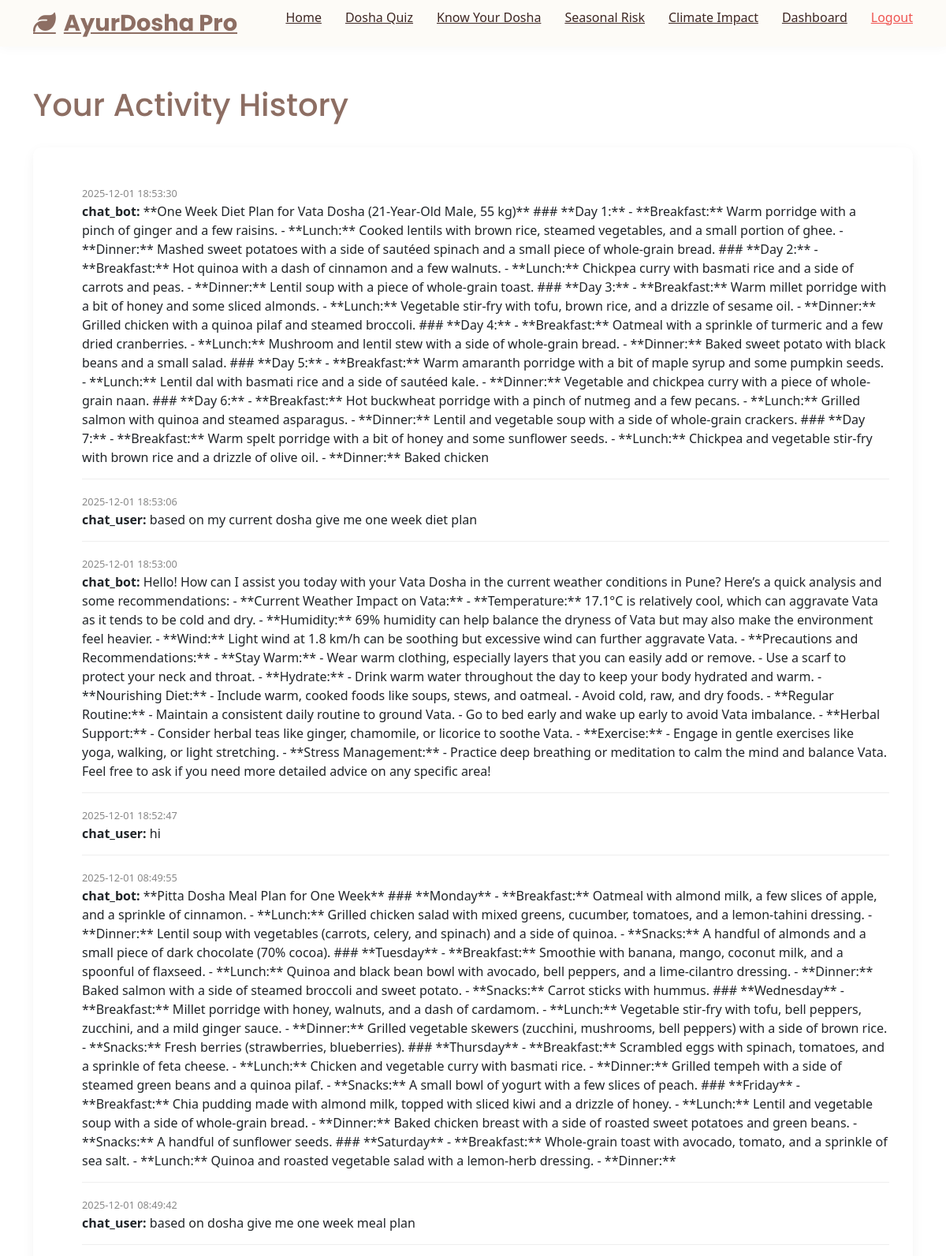
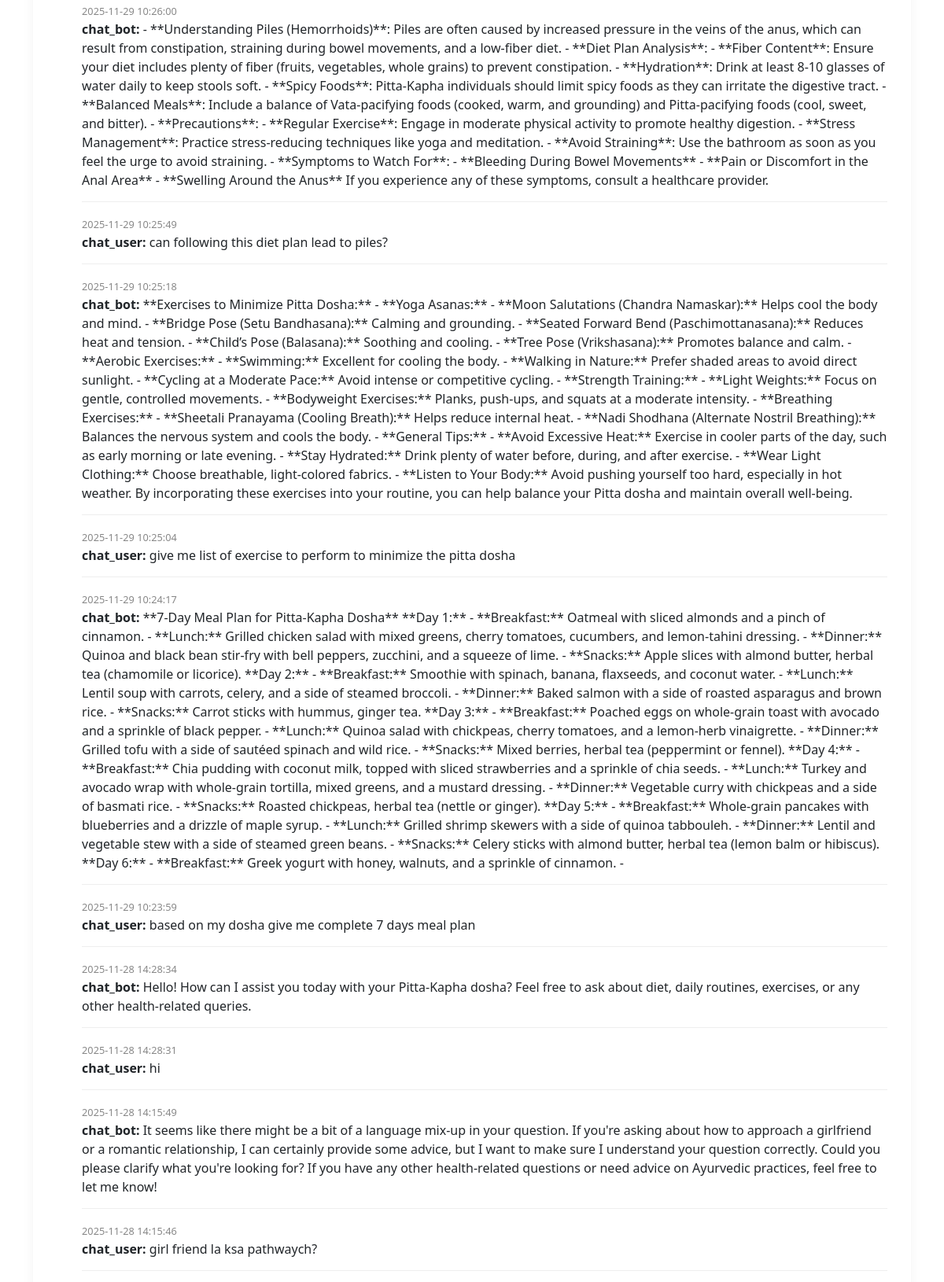
Screenshot of /history (signed in, upper part) with the database file from the repository (2 pictures, top to bottom).
### tables this page shows
CREATE TABLE history (
            id TEXT PRIMARY KEY,
            user_id TEXT,
            type TEXT, -- 'chat', 'disease_check', 'symptom'
            content TEXT, -- JSON or text
            timestamp TIMESTAMP DEFAULT CURRENT_TIMESTAMP,
            FOREIGN KEY(user_id) REFERENCES users(id)
        );

### app.py (the view)
@app.route('/history')
def history():
    conn = get_db_connection()
    logs = conn.execute('SELECT * FROM history WHERE user_id = ? ORDER BY timestamp DESC', (session['user_id'],)).fetchall()
    conn.close()
    return render_template('history.html', logs=logs)

### app.py (called while the page is built)
def get_db_connection():
    conn = sqlite3.connect(DB_NAME)
    conn.row_factory = sqlite3.Row
    return conn

@app.before_request
def require_login():
    allowed_routes = ['login', 'signup', 'api_login', 'api_signup', 'static', 'index', 'about', 'contact']
    if request.endpoint not in allowed_routes and 'user_id' not in session:
        if request.endpoint == 'static':
            return
        return redirect(url_for('login'))

### templates/history.html (shortened to what this page needs)
{% extends "base.html" %}
{% block content %}
<section style="padding: 50px 0;">
    <div class="container">
        <h1 style="color: var(--primary-color);">Your Activity History</h1>
        <div
            style="background: var(--white); padding: 30px; border-radius: 10px; box-shadow: 0 5px 15px rgba(0,0,0,0.05); margin-top: 30px;">
            {% if logs %}
            <ul style="list-style: none;">
                {% for log in logs %}
                <li style="border-bottom: 1px solid #eee; padding: 15px 0;">
                    <span style="font-size: 0.8rem; color: #888;">{{ log['timestamp'] }}</span><br>
                    <strong>{{ log['type'] }}:</strong> {{ log['content'] }}
                </li>
                {% endfor %}
            </ul>
            {% else %}
            <p>No history found.</p>
            {% endif %}
        </div>
    </div>
</section>
{% endblock %}

### templates/base.html (shortened to what this page needs)
<!DOCTYPE html>
<html lang="en">
<head>
    <link rel="stylesheet" href="{{ url_for('static', filename='css/style.css') }}">
    <link rel="stylesheet" href="https://cdnjs.cloudflare.com/ajax/libs/font-awesome/6.4.0/css/all.min.css">
    <link href="https://cdn.jsdelivr.net/npm/bootstrap@5.3.0/dist/css/bootstrap.min.css" rel="stylesheet">
</head>
<body>
    <nav class="navbar">
        <div class="container">
            <a href="/" class="logo"><i class="fas fa-leaf"></i> AyurDosha Pro</a>
            <ul class="nav-links">
                <li><a href="/">Home</a></li>
                <li><a href="/questionnaire">Dosha Quiz</a></li>
                <li><a href="/know-your-dosha">Know Your Dosha</a></li>
                <li><a href="/seasonal">Seasonal Risk</a></li>
                <li><a href="/climate-impact">Climate Impact</a></li>
                {% if session.get('user_id') %}
                <li><a href="/dashboard">Dashboard</a></li>
                <li><a href="/logout" style="color: #ef5350;">Logout</a></li>
                {% else %}
                <li><a href="/login" class="btn btn-primary" style="padding: 8px 20px; font-size: 0.9rem;">Login</a>
                </li>
                {% endif %}
            </ul>
        </div>
    </nav>
    <main class="main-content">
        {% block content %}{% endblock %}
    </main>
</body>
</html>

### static/css/style.css (style rules this page uses)
:root { --primary-color: #8D6E63; --primary-dark: #5D4037; --secondary-color: #A1887F; --accent-color: #D7CCC8; --climate-blue: #81D4FA; --climate-warm: #FFCC80; --climate-green: #A5D6A7; --text-dark: #3E2723; --text-light: #5D4037; --text-muted: #8D6E63; --white: #FFFFFF; --off-white: #FDFBF7; --glass-bg: rgba(255, 255, 255, 0.7); --glass-border: rgba(255, 255, 255, 0.5); --shadow-soft: 0 10px 30px rgba(0, 0, 0, 0.05); --shadow-hover: 0 15px 40px rgba(0, 0, 0, 0.1); --font-heading: 'Poppins', sans-serif; --font-body: 'Inter', sans-serif; }
* { margin: 0; padding: 0; box-sizing: border-box; }
body { font-family: var(--font-body); background-color: var(--off-white); color: var(--text-dark); line-height: 1.7; overflow-x: hidden; }
h1, h2, h3, h4, h5, h6 { font-family: var(--font-heading); font-weight: 600; color: var(--text-dark); margin-bottom: 1rem; }
a { text-decoration: none; color: inherit; transition: all 0.3s ease; }
ul { list-style: none; }
.container { max-width: 1200px; margin: 0 auto; padding: 0 20px; }
.navbar { position: sticky; top: 0; z-index: 1000; background: rgba(253, 251, 247, 0.9); backdrop-filter: blur(10px); padding: 1rem 0; box-shadow: 0 2px 15px rgba(0, 0, 0, 0.03); transition: all 0.3s ease; }
.navbar .container { display: flex; justify-content: space-between; align-items: center; }
.logo { font-size: 1.8rem; font-weight: 700; color: var(--primary-color); font-family: var(--font-heading); display: flex; align-items: center; gap: 10px; }
.nav-links { display: flex; gap: 30px; }
.nav-links a { font-weight: 500; color: var(--text-dark); position: relative; }
.nav-links a::after { content: ''; position: absolute; width: 0; height: 2px; bottom: -5px; left: 0; background-color: var(--primary-color); transition: width 0.3s; }

### rows the page displays
history: timestamp "2025-12-01 18:53:30", type "chat_bot", content "**One Week Diet Plan for Vata Dosha (21-Year-Old Male, 55 kg)** ### **Day 1:** - **Breakfast:** Warm porridge with a pinch of ginger and a few raisins. - **Lunch:** Cooked lentils with brown rice, steamed vegetables, and a small portion of ghee. - **Dinner:** Mashed sweet potatoes with a side of sautéed spinach and a small piece of whole-grain bread. ### **Day 2:** - **Breakfast:** Hot quinoa with a dash of cinnamon and a few walnuts. - **Lunch:** Chickpea curry with basmati rice and a side of carrots and peas. - **Dinner:** Lentil soup with a piece of whole-grain toast. ### **Day 3:** - **Breakfast:** Warm millet porridge with a bit of honey and some sliced almonds. - **Lunch:** Vegetable…"
history: timestamp "2025-12-01 18:53:06", type "chat_user", content "based on my current dosha give me one week diet plan"
history: timestamp "2025-12-01 18:53:00", type "chat_bot", content "Hello! How can I assist you today with your Vata Dosha in the current weather conditions in Pune? Here’s a quick analysis and some recommendations: - **Current Weather Impact on Vata:** - **Temperature:** 17.1°C is relatively cool, which can aggravate Vata as it tends to be cold and dry. - **Humidity:** 69% humidity can help balance the dryness of Vata but may also make the environment feel heavier. - **Wind:** Light wind at 1.8 km/h can be soothing but excessive wind can further aggravate Vata. - **Precautions and Recommendations:** - **Stay Warm:** - Wear warm clothing, especially layers that you can easily add or remove. - Use a scarf to protect your neck and throat. - **Hydrate:** -…"
history: timestamp "2025-12-01 18:52:47", type "chat_user", content "hi"
history: timestamp "2025-12-01 08:49:55", type "chat_bot", content "**Pitta Dosha Meal Plan for One Week** ### **Monday** - **Breakfast:** Oatmeal with almond milk, a few slices of apple, and a sprinkle of cinnamon. - **Lunch:** Grilled chicken salad with mixed greens, cucumber, tomatoes, and a lemon-tahini dressing. - **Dinner:** Lentil soup with vegetables (carrots, celery, and spinach) and a side of quinoa. - **Snacks:** A handful of almonds and a small piece of dark chocolate (70% cocoa). ### **Tuesday** - **Breakfast:** Smoothie with banana, mango, coconut milk, and a spoonful of flaxseed. - **Lunch:** Quinoa and black bean bowl with avocado, bell peppers, and a lime-cilantro dressing. - **Dinner:** Baked salmon with a side of steamed broccoli and…"
history: timestamp "2025-12-01 08:49:42", type "chat_user", content "based on dosha give me one week meal plan"
history: timestamp "2025-11-29 10:26:00", type "chat_bot", content "- **Understanding Piles (Hemorrhoids)**: Piles are often caused by increased pressure in the veins of the anus, which can result from constipation, straining during bowel movements, and a low-fiber diet. - **Diet Plan Analysis**: - **Fiber Content**: Ensure your diet includes plenty of fiber (fruits, vegetables, whole grains) to prevent constipation. - **Hydration**: Drink at least 8-10 glasses of water daily to keep stools soft. - **Spicy Foods**: Pitta-Kapha individuals should limit spicy foods as they can irritate the digestive tract. - **Balanced Meals**: Include a balance of Vata-pacifying foods (cooked, warm, and grounding) and Pitta-pacifying foods (cool, sweet, and bitter). -…"
history: timestamp "2025-11-29 10:25:49", type "chat_user", content "can following this diet plan lead to piles?"
history: timestamp "2025-11-29 10:25:18", type "chat_bot", content "**Exercises to Minimize Pitta Dosha:** - **Yoga Asanas:** - **Moon Salutations (Chandra Namaskar):** Helps cool the body and mind. - **Bridge Pose (Setu Bandhasana):** Calming and grounding. - **Seated Forward Bend (Paschimottanasana):** Reduces heat and tension. - **Child’s Pose (Balasana):** Soothing and cooling. - **Tree Pose (Vrikshasana):** Promotes balance and calm. - **Aerobic Exercises:** - **Swimming:** Excellent for cooling the body. - **Walking in Nature:** Prefer shaded areas to avoid direct sunlight. - **Cycling at a Moderate Pace:** Avoid intense or competitive cycling. - **Strength Training:** - **Light Weights:** Focus on gentle, controlled movements. - **Bodyweight…"
history: timestamp "2025-11-29 10:25:04", type "chat_user", content "give me list of exercise to perform to minimize the pitta dosha"
history: timestamp "2025-11-29 10:24:17", type "chat_bot", content "**7-Day Meal Plan for Pitta-Kapha Dosha** **Day 1:** - **Breakfast:** Oatmeal with sliced almonds and a pinch of cinnamon. - **Lunch:** Grilled chicken salad with mixed greens, cherry tomatoes, cucumbers, and lemon-tahini dressing. - **Dinner:** Quinoa and black bean stir-fry with bell peppers, zucchini, and a squeeze of lime. - **Snacks:** Apple slices with almond butter, herbal tea (chamomile or licorice). **Day 2:** - **Breakfast:** Smoothie with spinach, banana, flaxseeds, and coconut water. - **Lunch:** Lentil soup with carrots, celery, and a side of steamed broccoli. - **Dinner:** Baked salmon with a side of roasted asparagus and brown rice. - **Snacks:** Carrot sticks with hummus,…"
history: timestamp "2025-11-29 10:23:59", type "chat_user", content "based on my dosha give me complete 7 days meal plan"
history: timestamp "2025-11-28 14:28:34", type "chat_bot", content "Hello! How can I assist you today with your Pitta-Kapha dosha? Feel free to ask about diet, daily routines, exercises, or any other health-related queries."
history: timestamp "2025-11-28 14:28:31", type "chat_user", content "hi"
history: timestamp "2025-11-28 14:15:49", type "chat_bot", content "It seems like there might be a bit of a language mix-up in your question. If you're asking about how to approach a girlfriend or a romantic relationship, I can certainly provide some advice, but I want to make sure I understand your question correctly. Could you please clarify what you're looking for? If you have any other health-related questions or need advice on Ayurvedic practices, feel free to let me know!"
history: timestamp "2025-11-28 14:15:46", type "chat_user", content "girl friend la ksa pathwaych?"
